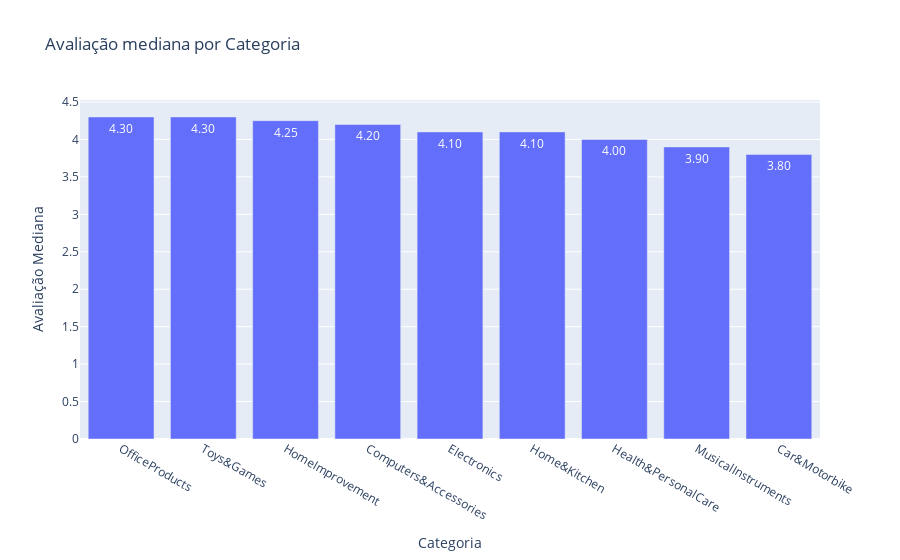

The notebook cell this image was saved under:
### Code cell
# Plot the main_category with the mean rating
df_main_category = df.groupby(
    "main_category")["rating"].median().reset_index()
df_main_category = df_main_category.sort_values(
    "rating", ascending=False)

fig = go.Figure()
fig.add_trace(
    go.Bar(x=df_main_category["main_category"],
           y=df_main_category["rating"]))
fig.update_layout(title="Avaliação mediana por Categoria",
                  xaxis_title="Categoria",
                  yaxis_title="Avaliação Mediana")
# Add more ticks to the y-axis
fig.update_yaxes(tickvals=np.arange(0, 5.5, 0.5))
# Include the values in the bars
fig.update_traces(texttemplate='%{y:.2f}', textposition='inside')
fig.show()

### Figure 1 — Plotly figure (JSON) as saved in the notebook; plotly's stock layout.template omitted (floating-point values rounded to 4 significant figures)
{"data": [{"textposition": "inside", "texttemplate": "%{y:.2f}", "type": "bar", "x": ["OfficeProducts", "Toys&Games", "HomeImprovement", "Computers&Accessories", "Electronics", "Home&Kitchen", "Health&PersonalCare", "MusicalInstruments", "Car&Motorbike"], "y": [4.3, 4.3, 4.25, 4.2, 4.1, 4.1, 4, 3.9, 3.8]}], "layout": {"title": {"text": "Avaliação mediana por Categoria"}, "xaxis": {"title": {"text": "Categoria"}}, "yaxis": {"tickvals": [0, 0.5, 1, 1.5, 2, 2.5, 3, 3.5, 4, 4.5, 5], "title": {"text": "Avaliação Mediana"}}}}
